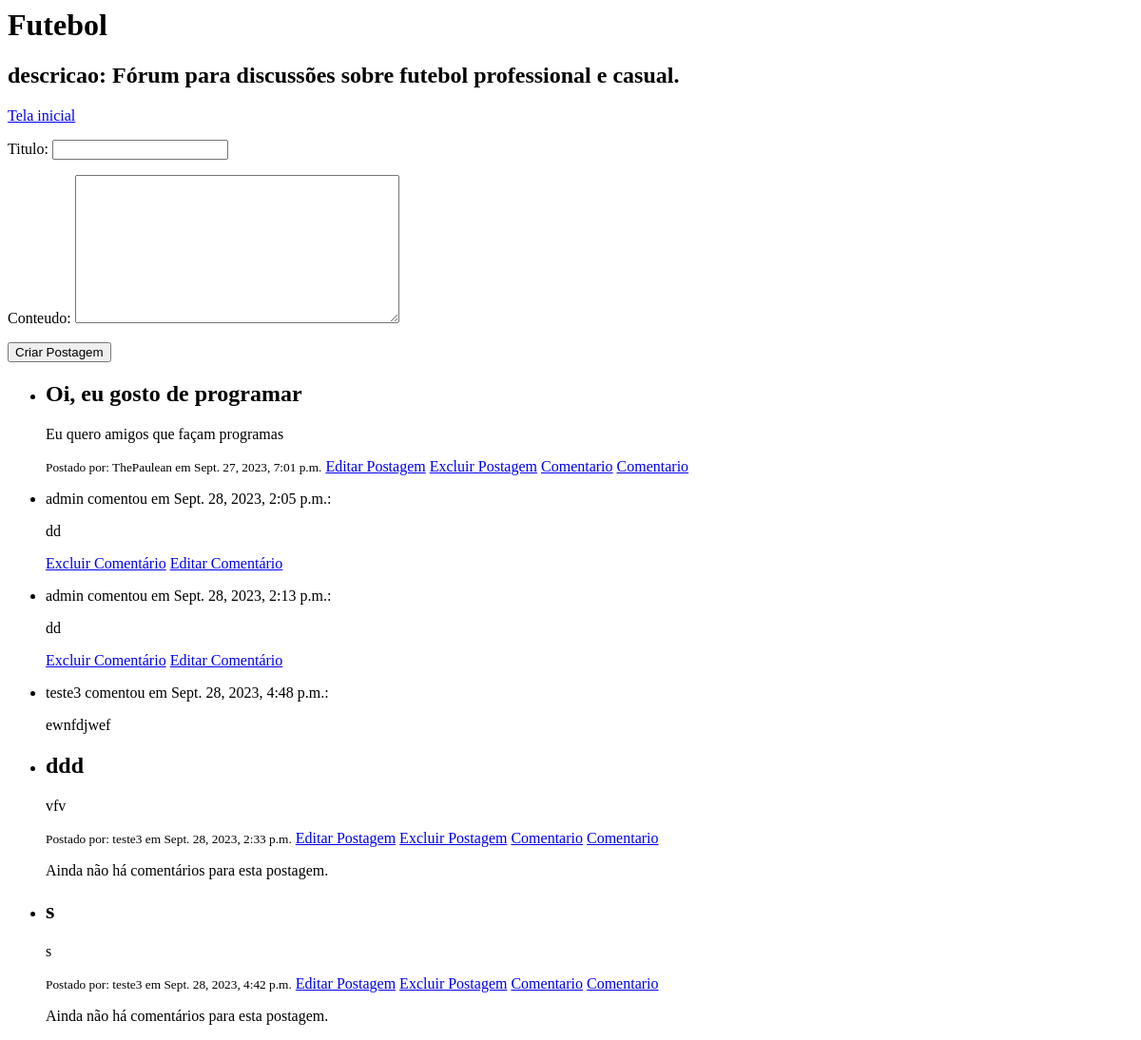
The page /foruns/1/postagens/ (signed in) on the database as committed earlier.
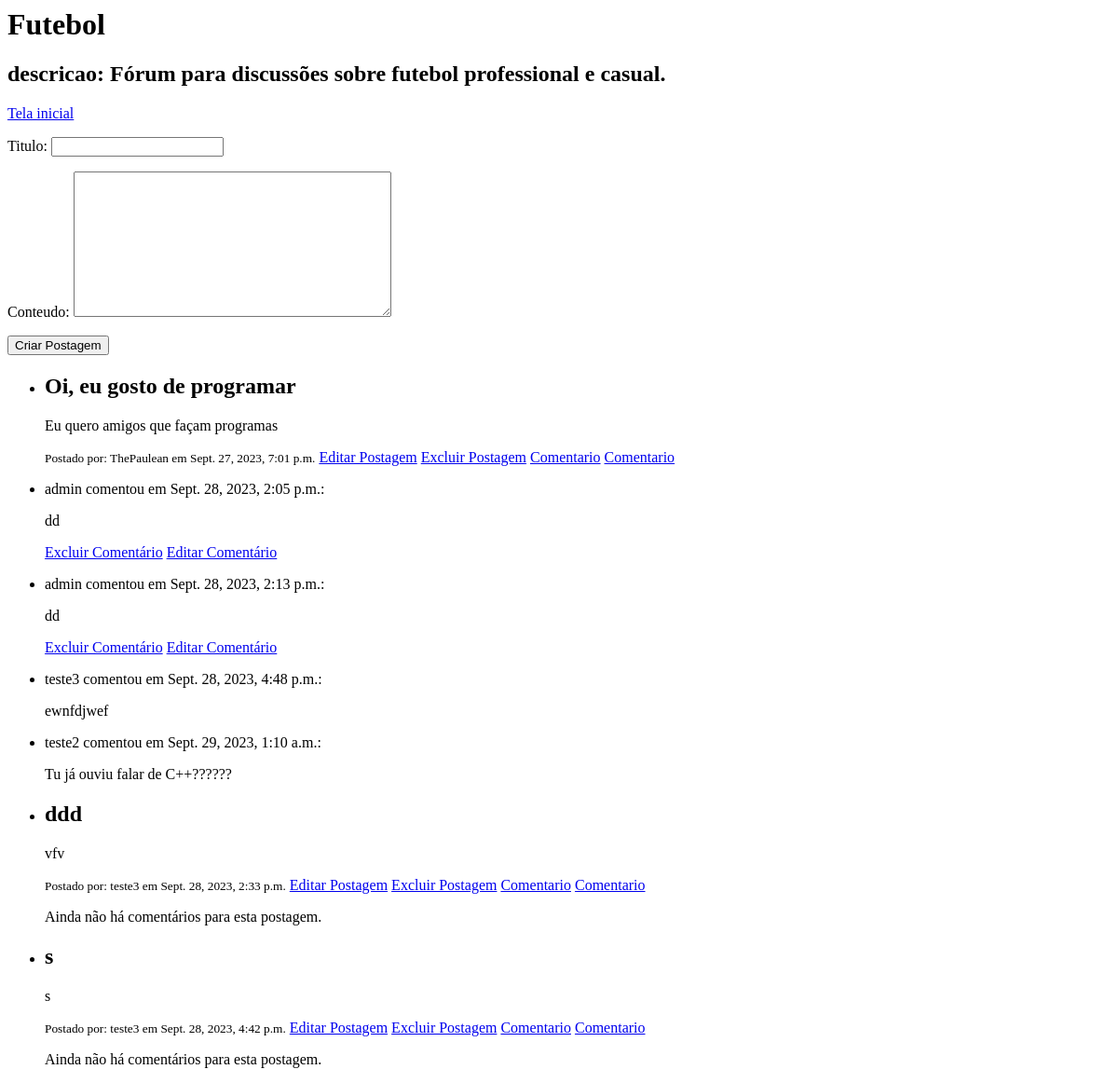
The same page on the database as committed later.
### ProjetoApp/models.py (models this page shows, shortened)
class Postagem(models.Model):
    autor = models.ForeignKey(User, on_delete=models.CASCADE)
    titulo = models.CharField(max_length=200)
    conteudo = models.TextField()
    data_postagem = models.DateTimeField(auto_now_add=True)
    forum = models.ForeignKey(Forum, on_delete=models.CASCADE, related_name="postagens")

class Comentario(models.Model):
    autor = models.ForeignKey(User, on_delete=models.CASCADE)
    postagem = models.ForeignKey(Postagem, on_delete=models.CASCADE)  # Substitua "Postagem" pelo nome do seu modelo de postagem
    texto = models.TextField()
    data_criacao = models.DateTimeField(auto_now_add=True)

### ProjetoApp/views.py (the view)
# urls.py: path('foruns/<int:forum_id>/postagens/', views.visualizar_e_criar_postagens, name='visualizar_e_criar_postagens'),
@login_required
def visualizar_e_criar_postagens(request, forum_id):
    forum = get_object_or_404(Forum, id=forum_id)
    postagens = Postagem.objects.filter(forum=forum)
    if request.method == 'POST':
        form = PostagemForm(request.POST)
        if form.is_valid():
            postagem = form.save(commit=False)
            postagem.autor = request.user
            postagem.forum = forum  # Associe a postagem ao fórum correto
            postagem.save()
            return redirect('visualizar_e_criar_postagens', forum_id=forum_id)
    else:
        form = PostagemForm()
    context = {
        'forum': forum,
        'postagens': postagens,
        'form': form,
    }
    return render(request, 'ProjetoApp/visualizar_postagens.html', context)

### ProjetoApp/forms.py
class PostagemForm(forms.ModelForm):
    class Meta:
        model = Postagem
        fields = ['titulo', 'conteudo']

### ProjetoApp/templates/ProjetoApp/visualizar_postagens.html (shortened to what this page needs)
<h1>{{ forum.nome }}</h1>
<h2>descricao: {{ forum.descricao }}</h2>
<div>
    <a href="{% url 'sec-home'  %}">Tela inicial</a>
</div>
<form method="post">
    {{ form.as_p }}
    <button type="submit">Criar Postagem</button>
</form>
<ul>
    {% for postagem in postagens %}
        <li>
            <h2>{{ postagem.titulo }}</h2>
            <p>{{ postagem.conteudo }}</p>
            <small>Postado por: {{ postagem.autor }} em {{ postagem.data_postagem }}</small>
            {% if user == postagem.autor or user.is_superuser %}
                <a href="{% url 'editar_postagem' postagem.id %}">Editar Postagem</a>
                <a href="{% url 'excluir_postagem' postagem.id %}">Excluir Postagem</a>
                <a href="{% url 'adicionar_comentario' postagem.id %}">Comentario</a>
                {% endif %}
                {% if user != postagem.autor or user.is_superuser %}
                <a href="{% url 'adicionar_comentario' postagem.id %}">Comentario</a>
                {% endif %}
        </li>
        {% for comentario in postagem.comentario_set.all %}
        <li>
            <p>{{ comentario.autor }} comentou em {{ comentario.data_criacao }}:</p>
            <p>{{ comentario.texto }}</p>
            {% if user == comentario.autor %}
            <a href="{% url 'excluir_comentario' comentario.id %}">Excluir Comentário</a>
            <a href="{% url 'editar_comentario' comentario.id %}">Editar Comentário</a>
        {% endif %}
        {% empty %}
            <p>Ainda não há comentários para esta postagem.</p>
        {% endfor %}</li>
    {% endfor %}
</ul>

Rows that differ between the two databases and show on the page:
added Comentario: autor "teste2", data_criacao "Sept. 29, 2023, 1:10 a.m.", texto "Tu já ouviu falar de C++??????", shown under Postagem "Oi, eu gosto de programar"
